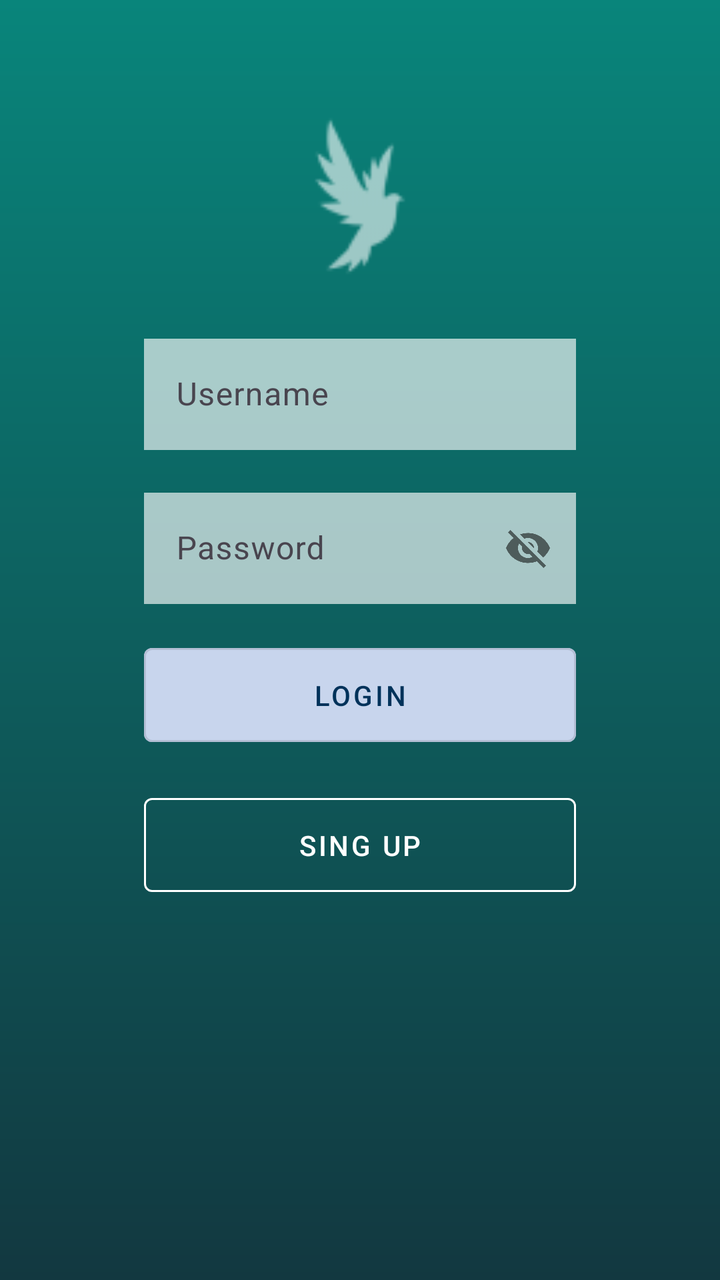
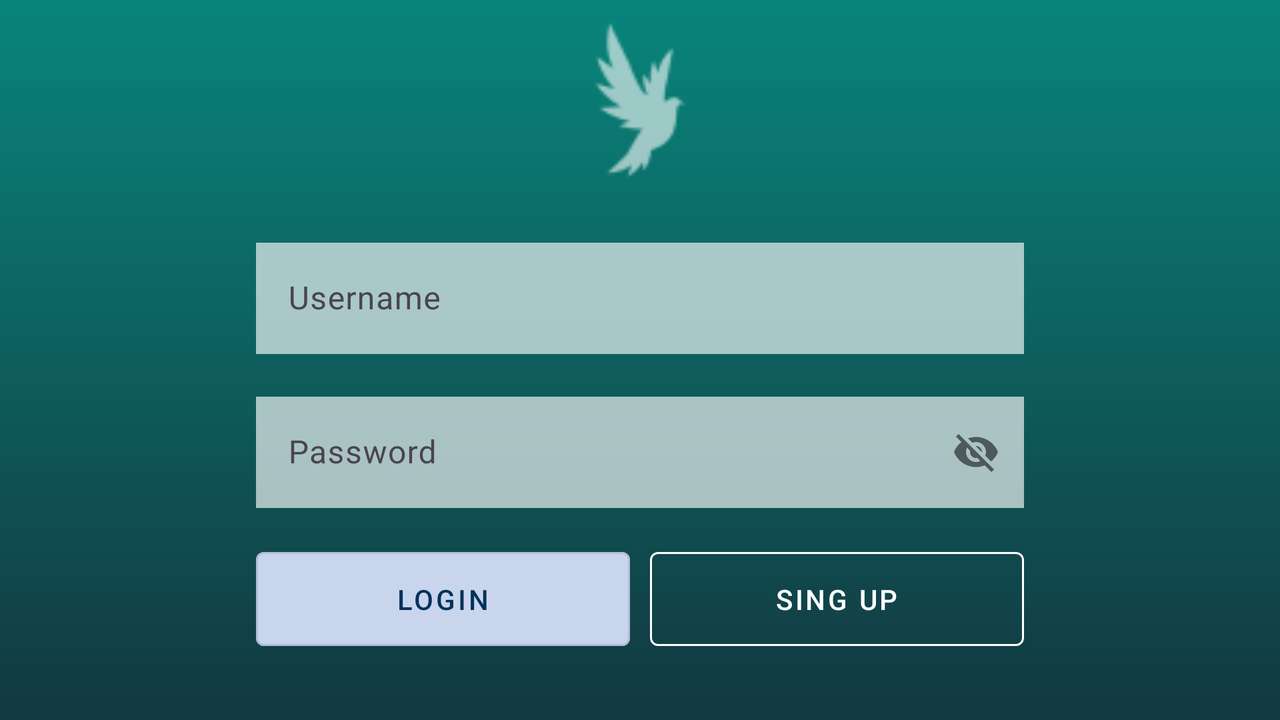

One screen, two layout resources from the same app: the default and the author's alternative for another configuration. Each is rendered where Android would select it; the XML of both is given below.
<!-- AndroidManifest.xml: application theme Theme.NiceStart -->
<!-- res/layout/activity_login.xml -->
<?xml version="1.0" encoding="utf-8"?>
<androidx.constraintlayout.widget.ConstraintLayout xmlns:android="http://schemas.android.com/apk/res/android"
    xmlns:app="http://schemas.android.com/apk/res-auto"
    xmlns:tools="http://schemas.android.com/tools"
    android:id="@+id/main"
    android:layout_width="match_parent"
    android:layout_height="match_parent"
    android:background="@drawable/gradient"
    android:paddingVertical="48dp"
    tools:context=".LoginActivity">

    <androidx.constraintlayout.widget.Guideline
        android:id="@+id/gd_login_start"
        android:layout_width="wrap_content"
        android:layout_height="wrap_content"
        android:orientation="vertical"
        app:layout_constraintGuide_percent="0.2" />

    <androidx.constraintlayout.widget.Guideline
        android:id="@+id/gd_login_end"
        android:layout_width="wrap_content"
        android:layout_height="wrap_content"
        android:orientation="vertical"
        app:layout_constraintGuide_percent="0.8" />

    <ImageView
        android:id="@+id/iv_login_logo"
        android:layout_width="100dp"
        android:layout_height="100dp"
        android:src="@drawable/ic_action_name"
        app:layout_constraintEnd_toEndOf="parent"
        app:layout_constraintStart_toStartOf="parent"
        app:layout_constraintTop_toTopOf="parent"
        app:tint="@color/white" />

    <com.google.android.material.textfield.TextInputLayout
        android:id="@+id/til_login_user"
        android:layout_width="0dp"
        android:layout_height="wrap_content"
        android:layout_marginTop="16dp"
        app:layout_constraintEnd_toEndOf="@id/gd_login_end"
        app:layout_constraintStart_toStartOf="@id/gd_login_start"
        app:layout_constraintTop_toBottomOf="@id/iv_login_logo">

        <EditText
            android:id="@+id/et_login_user"
            android:layout_width="match_parent"
            android:layout_height="wrap_content"
            android:alpha="0.65"
            android:background="@color/white"
            android:drawableStart="@drawable/ic_user"
            android:hint="@string/et_login_user" />

    </com.google.android.material.textfield.TextInputLayout>

    <com.google.android.material.textfield.TextInputLayout
        android:id="@+id/til_login_password"
        android:layout_width="0dp"
        android:layout_height="wrap_content"
        android:layout_marginTop="16dp"
        app:layout_constraintEnd_toEndOf="@id/gd_login_end"
        app:layout_constraintStart_toStartOf="@id/gd_login_start"
        app:layout_constraintTop_toBottomOf="@id/til_login_user"
        app:passwordToggleEnabled="true">

        <EditText
            android:id="@+id/et_login_password"
            android:layout_width="match_parent"
            android:layout_height="wrap_content"
            android:alpha="0.65"
            android:background="@color/white"
            android:drawableStart="@drawable/ic_password"
            android:hint="@string/et_login_password" />

    </com.google.android.material.textfield.TextInputLayout>

    <com.google.android.material.button.MaterialButton
        android:id="@+id/btn_login_login"
        style="@style/Widget.MaterialComponents.Button.OutlinedButton"
        android:layout_width="0dp"
        android:layout_height="wrap_content"
        android:layout_marginTop="16dp"
        android:backgroundTint="@color/btn_custom"
        android:onClick="openMain"
        android:padding="14dp"
        android:text="@string/btn_login_login"
        android:textColor="@color/color_accent_text"
        app:layout_constraintEnd_toEndOf="@id/gd_login_end"
        app:layout_constraintStart_toStartOf="@id/gd_login_start"
        app:layout_constraintTop_toBottomOf="@id/til_login_password" />


    <com.google.android.material.button.MaterialButton
        android:id="@+id/btn_login_singup"
        style="@style/btn_outline"
        android:padding="14dp"
        android:text="@string/btn_login_singup"
        app:layout_constraintEnd_toEndOf="@id/gd_login_end"
        app:layout_constraintStart_toStartOf="@id/gd_login_start"

        app:layout_constraintTop_toBottomOf="@id/btn_login_login" />

</androidx.constraintlayout.widget.ConstraintLayout>
<!-- resources referenced by this layout -->
<resources>
  <color name="color_accent_text">#00325A</color>
  <color name="white">#FFFFFFFF</color>
  <!-- drawable gradient (drawable) -->
  <?xml version="1.0" encoding="utf-8"?>
  <shape xmlns:android="http://schemas.android.com/apk/res/android"
      android:shape="rectangle">
      <gradient
          android:angle="270"
          android:endColor="@color/color_srf"
          android:startColor="@color/color_bck"/>
  </shape>
  <!-- drawable ic_action_name: png bitmap (drawable-hdpi, 625 bytes) -->
  <string name="btn_login_login">Login</string>
  <string name="btn_login_singup">Sing up</string>
  <string name="et_login_password">Password</string>
  <string name="et_login_user">Username</string>
  <style name="btn_outline" parent="Widget.MaterialComponents.Button.OutlinedButton">
          <item name="android:layout_width">0dp</item>
          <item name="android:layout_height">wrap_content</item>
          <item name="android:layout_marginTop">16dp</item>
          <item name="android:textColor">@color/white</item>
          <item name="strokeWidth">1dp</item>
          <item name="strokeColor">@color/white</item>
  
      </style>
  <!-- from res/values-v23/ -->
  <style name="Theme.NiceStart" parent="Base.Theme.NiceStart">
          
          <item name="android:navigationBarColor">@android:color/transparent</item>
          <item name="android:statusBarColor">@android:color/transparent</item>
          <item name="android:windowLightStatusBar">?attr/isLightTheme</item>
      </style>
  <color name="color_srf">#123840</color>
  <color name="color_bck">#09857B</color>
  <style name="Base.Theme.NiceStart" parent="Theme.Material3.DayNight.NoActionBar">
          
          
      </style>
</resources>
<!-- res/layout-land/activity_login.xml (the author's variant of the layout above) -->
<!-- drawn on the phone turned sideways -->
<?xml version="1.0" encoding="utf-8"?>
<androidx.constraintlayout.widget.ConstraintLayout xmlns:android="http://schemas.android.com/apk/res/android"
    xmlns:app="http://schemas.android.com/apk/res-auto"
    xmlns:tools="http://schemas.android.com/tools"
    android:id="@+id/main"
    android:layout_width="match_parent"
    android:layout_height="match_parent"
    android:background="@drawable/gradient"
    tools:context=".LoginActivity">

    <androidx.constraintlayout.widget.Guideline
        android:id="@+id/gd_login_start"
        android:layout_width="wrap_content"
        android:layout_height="wrap_content"
        android:orientation="vertical"
        app:layout_constraintGuide_percent="0.2" />

    <androidx.constraintlayout.widget.Guideline
        android:id="@+id/gd_login_end"
        android:layout_width="wrap_content"
        android:layout_height="wrap_content"
        android:orientation="vertical"
        app:layout_constraintGuide_percent="0.8" />

    <ImageView
        android:id="@+id/iv_login_logo"
        android:layout_width="100dp"
        android:layout_height="100dp"
        android:src="@drawable/ic_action_name"
        app:layout_constraintEnd_toEndOf="parent"
        app:layout_constraintStart_toStartOf="parent"
        app:layout_constraintTop_toTopOf="parent"
        app:tint="@color/white" />

    <com.google.android.material.textfield.TextInputLayout
        android:id="@+id/til_login_user"
        android:layout_width="0dp"
        android:layout_height="wrap_content"
        android:layout_marginTop="16dp"
        app:layout_constraintEnd_toEndOf="@id/gd_login_end"
        app:layout_constraintStart_toStartOf="@id/gd_login_start"
        app:layout_constraintTop_toBottomOf="@id/iv_login_logo">

        <EditText
            android:id="@+id/et_login_user"
            android:layout_width="match_parent"
            android:layout_height="wrap_content"
            android:alpha="0.65"
            android:background="@color/white"
            android:drawableStart="@drawable/ic_user"
            android:hint="@string/et_login_user" />

    </com.google.android.material.textfield.TextInputLayout>

    <com.google.android.material.textfield.TextInputLayout
        android:id="@+id/til_login_password"
        android:layout_width="0dp"
        android:layout_height="wrap_content"
        android:layout_marginTop="16dp"
        app:layout_constraintEnd_toEndOf="@id/gd_login_end"
        app:layout_constraintStart_toStartOf="@id/gd_login_start"
        app:layout_constraintTop_toBottomOf="@id/til_login_user"
        app:passwordToggleEnabled="true">

        <EditText
            android:id="@+id/et_login_password"
            android:layout_width="match_parent"
            android:layout_height="wrap_content"
            android:alpha="0.65"
            android:background="@color/white"
            android:drawableStart="@drawable/ic_password"
            android:hint="@string/et_login_password" />

    </com.google.android.material.textfield.TextInputLayout>

    <com.google.android.material.button.MaterialButton
        android:id="@+id/btn_login_login"
        style="@style/Widget.MaterialComponents.Button.OutlinedButton"
        android:layout_height="wrap_content"
        android:layout_width="0dp"
        android:layout_marginTop="16dp"
        android:backgroundTint="@color/btn_custom"
        android:onClick="openMain"
        android:padding="14dp"
        android:text="@string/btn_login_login"
        android:textColor="@color/color_accent_text"
        app:layout_constraintStart_toStartOf="@id/gd_login_start"
        app:layout_constraintEnd_toStartOf="@id/btn_login_singup"
        android:layout_marginEnd="5dp"
        app:layout_constraintTop_toBottomOf="@id/til_login_password" />


    <com.google.android.material.button.MaterialButton
        android:id="@+id/btn_login_singup"
        android:layout_width="0dp"
        android:layout_marginStart="5dp"
        android:layout_height="wrap_content"
        style="@style/btn_outline"
        android:onClick="openSignUp"
        android:padding="14dp"
        android:text="@string/btn_login_singup"
        app:layout_constraintEnd_toEndOf="@id/gd_login_end"
        app:layout_constraintStart_toEndOf="@+id/btn_login_login"
        app:layout_constraintTop_toBottomOf="@id/til_login_password" />

</androidx.constraintlayout.widget.ConstraintLayout>
